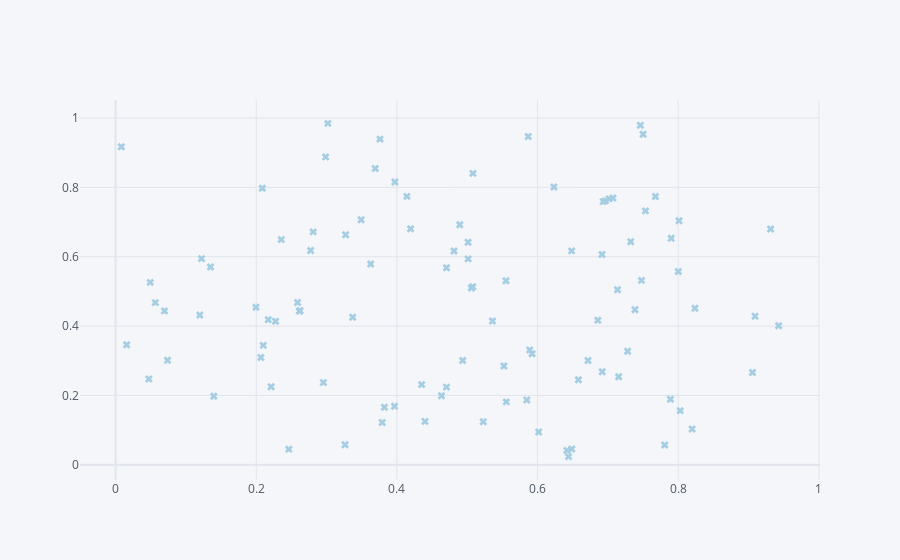

Notebook source saved alongside this figure:
### Code cell
df.iplot(kind='scatter', x='a',y='b',mode='markers',size=7,symbol="x",colorscale='paired')
